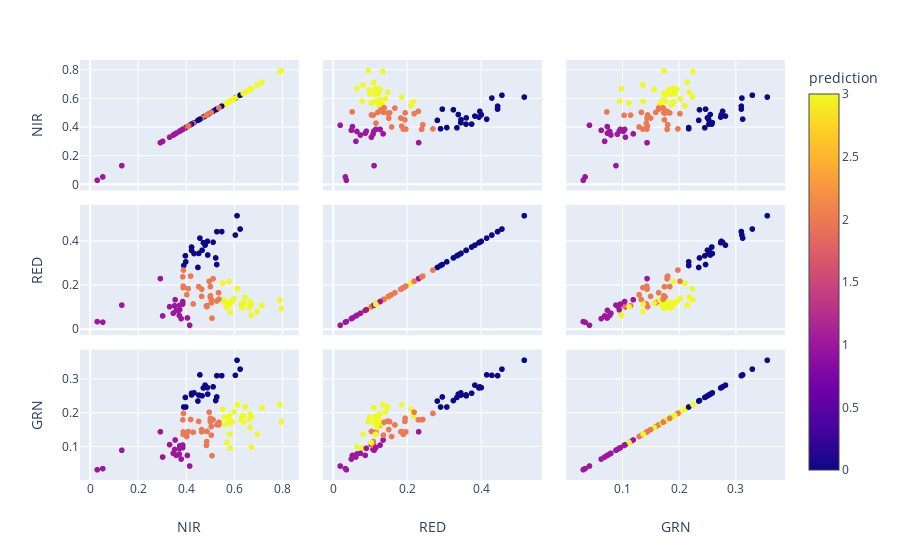

Write notebook code for a chart like this one.
### Code cell
px.scatter_matrix(data_frame=vegi1Scatter_pd
                  , dimensions=vegi1InputCols
                  , color="prediction"
                 )
